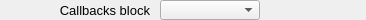
    <widget class="PyDMFrame" name="composite">
      <property name="geometry">
        <rect>
          <x>10</x>
          <y>235</y>
          <width>366</width>
          <height>20</height>
        </rect>
      </property>
      <widget class="QLabel" name="text_10">
        <property name="geometry">
          <rect>
            <x>0</x>
            <y>0</y>
            <width>150</width>
            <height>20</height>
          </rect>
        </property>
        <property name="text">
          <string>Callbacks block</string>
        </property>
        <property name="font" stdset="0">
          <font>
            <pointsize>10</pointsize>
          </font>
        </property>
        <property name="brush" stdset="0">
          <brush brushstyle="SolidPattern">
            <color alpha="255">
              <red>0</red>
              <green>0</green>
              <blue>0</blue>
            </color>
          </brush>
        </property>
        <property name="toolTip">
          <string>text_10</string>
        </property>
        <property name="alignment">
          <set>Qt::AlignRight|Qt::AlignTrailing|Qt::AlignVCenter</set>
        </property>
        <property name="styleSheet">
          <string notr="true">QLabel#text_10 {
  color: rgb(0, 0, 0);
  }</string>
        </property>
      </widget>
      <widget class="PyDMEnumComboBox" name="menu_1">
        <property name="geometry">
          <rect>
            <x>160</x>
            <y>0</y>
            <width>100</width>
            <height>20</height>
          </rect>
        </property>
        <property name="toolTip">
          <string>${prefix}BlockingCallbacks</string>
        </property>
        <property name="channel" stdset="0">
          <string>ca://${prefix}BlockingCallbacks</string>
        </property>
        <property name="font" stdset="0">
          <font>
            <pointsize>10</pointsize>
          </font>
        </property>
        <property name="styleSheet">
          <string notr="true">PyDMEnumComboBox#menu_1 {
  color: rgb(0, 0, 0);
  background-color: rgb(115, 223, 255);
  }</string>
        </property>
      </widget>
      <widget class="PyDMLabel" name="text_update_9">
        <property name="geometry">
          <rect>
            <x>266</x>
            <y>1</y>
            <width>100</width>
            <height>18</height>
          </rect>
        </property>
        <property name="toolTip">
          <string>PV: ${prefix}BlockingCallbacks_RBV</string>
        </property>
        <property name="channel" stdset="0">
          <string>ca://${prefix}BlockingCallbacks_RBV</string>
        </property>
        <property name="displayFormat" stdset="0">
          <enum>PyDMLabel::String</enum>
        </property>
        <property name="font" stdset="0">
          <font>
            <pointsize>10</pointsize>
          </font>
        </property>
        <property name="alignment">
          <set>Qt::AlignLeading|Qt::AlignLeft|Qt::AlignVCenter</set>
        </property>
        <property name="textInteractionFlags">
          <set>Qt::TextSelectableByKeyboard|Qt::TextSelectableByMouse</set>
        </property>
        <property name="styleSheet">
          <string notr="true">PyDMLabel#text_update_9 {
  color: rgb(10, 0, 184);
  background-color: rgb(187, 187, 187);
  }</string>
        </property>
      </widget>
    </widget>
